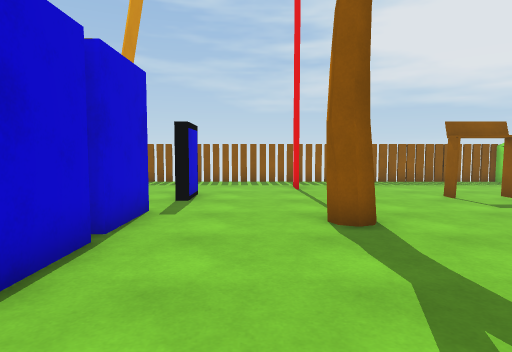
[1] (above)

16 first-person views from a walk through a 3-D level made in the Unity game engine. The camera is 1.3 m above the floor, tilts 4° down and sees 75° across. The floor is counted in squares, 1 m on a side. Each view is taken from the middle of a square. On the plan, view 1 faces up. The plan holds only what a view shows up to about 14 squares ahead; the rest is blank. Surface patterns are stand-ins for the level's own textures.

[2]
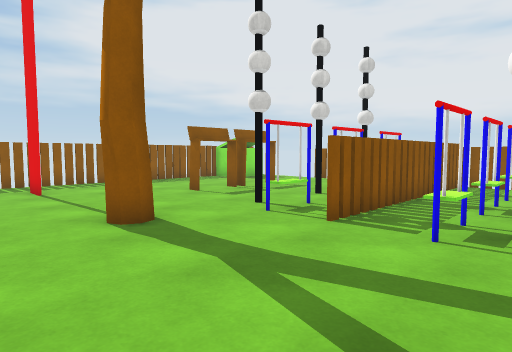

[3]
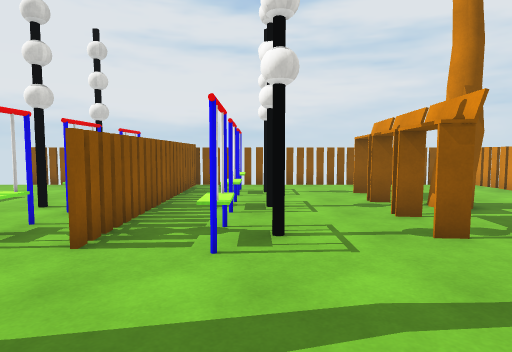

[4]
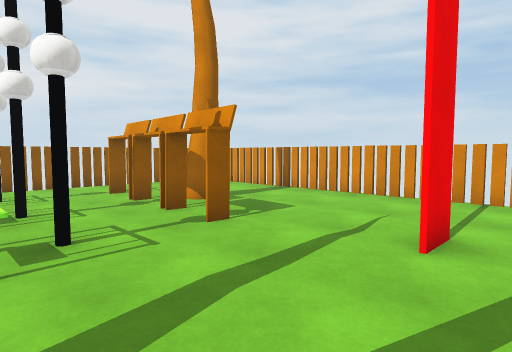

[5]
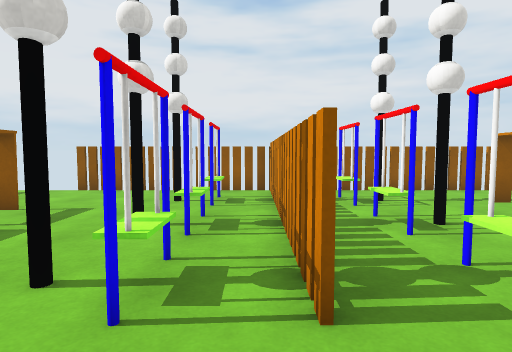

[6]
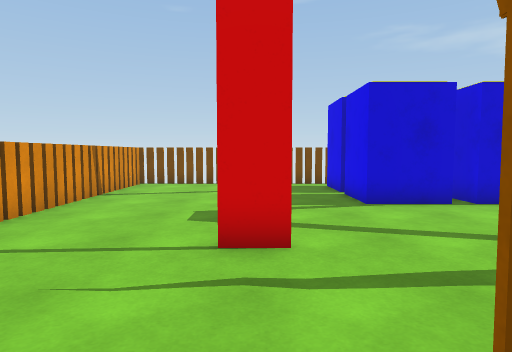

[7]
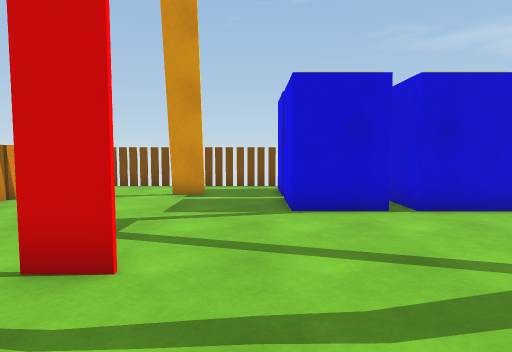

[8]
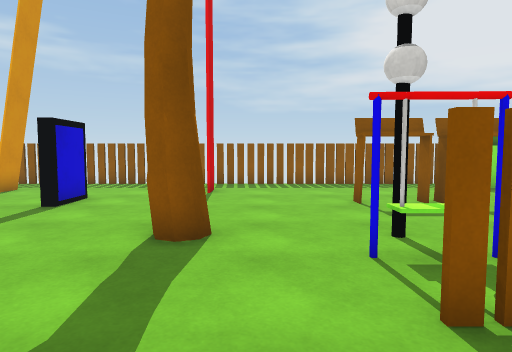

[9]
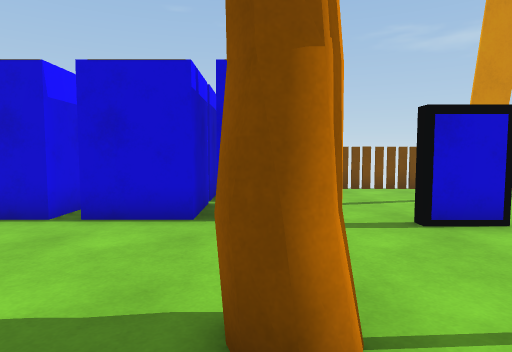

[10]
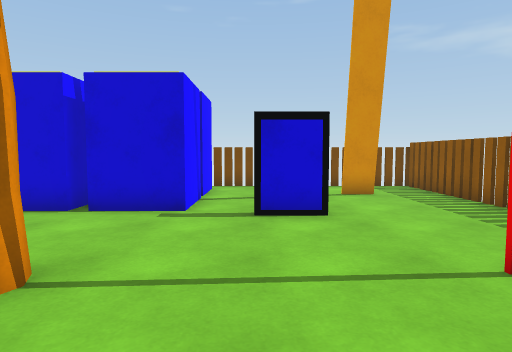

[11]
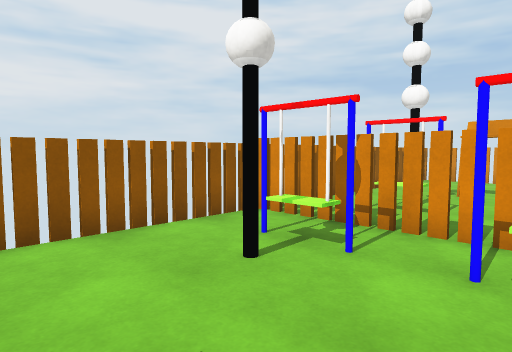

[12]
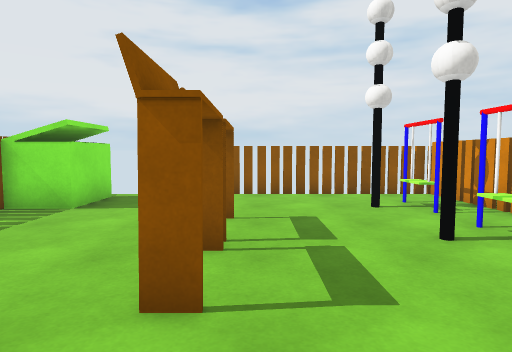

[13]
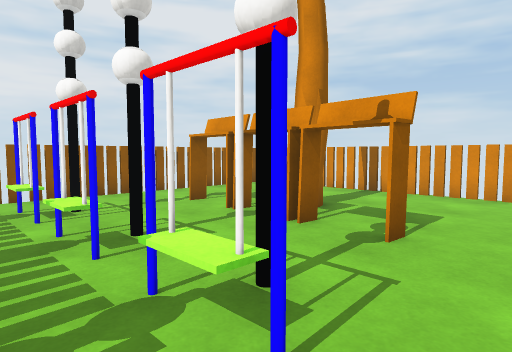

[14]
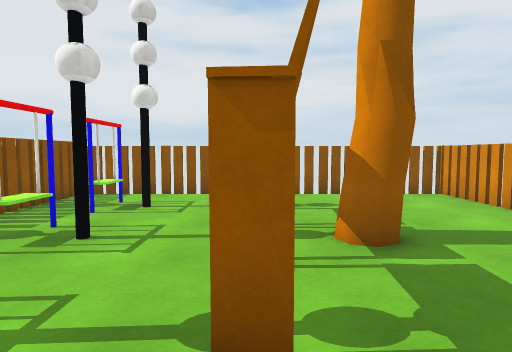

[15]
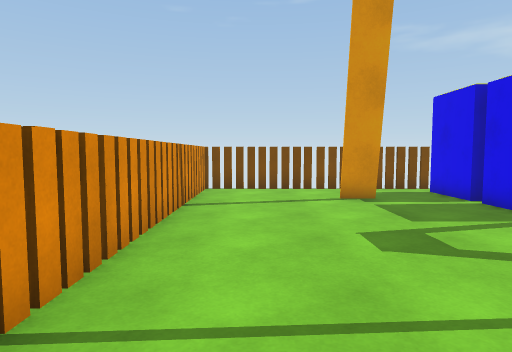

[16]
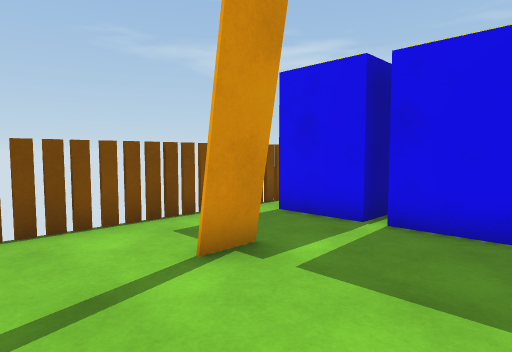

### Floor plan
Points are (right, up) in squares from view 1. A wall is a line through its corners. A room is listed if a view was taken in it or the views show most of it. See-through windows are left out.
Room 1 (views 1, 2, 3, 4, 5, 6, 7, 8, 9, 10, 11, 12, 13, 14, 15, 16)
walls: (4.4, 3.5) (13.6, 3.5); (1.5, -2.5) (1.5, -3.6); (1.4, -3.6) (1.4, -2.5); (5.7, 9.4) (5.7, 10); (7.4, 9.4) (7.4, 10); (7.9, 9.4) (7.9, 10); (1.4, 11.6) (1.4, 12.9); (-1.8, 10.5) (-1.8, 9) (-2.2, 9); (9.5, 9.4) (9.5, 9.9); (-5.2, -2.5) (-5.2, -3.6); (1.5, 12.8) (1.5, 11.8); (13.6, 3.4) (4.4, 3.4); (13.5, 1.1) (13.5, 6.9); (3.9, -7.8) (5, -7.8); (13.5, -0.1) (13.5, 1); (5.1, -7.8) (7.5, -7.8); (-7.9, 0.9) (-7.9, -1.8); (13.5, 7) (13.6, 9.4); (7.6, -7.8) (8.8, -7.8); (-7.9, -1.9) (-8, -7.8) (-5.4, -7.8); (8.9, -7.8) (11.2, -7.8); (-7.9, 8.9) (-7.9, 7.4); (13.6, 9.5) (13.6, 10.3); (-1.6, 14.9) (-5.2, 14.9); (-5.2, 12.8) (-5.2, 11.6); (-7.9, 10.1) (-7.9, 9); (13.5, -5.1) (13.5, -0.2); (10.7, 14.1) (10.7, 14.9) (0.6, 14.9); (-5.2, -7.8) (3.8, -7.8); (11.4, -7.8) (12.5, -7.8); (-7.9, 12.2) (-7.9, 10.2); (13.5, -6.7) (13.5, -5.2); (12.6, -7.8) (13.5, -7.8) (13.5, -6.9); (-5.4, 14.9) (-7.8, 14.9) (-7.9, 12.4)
low walls: (8.5, 1.4) (7.4, 1.4)
ways out: gap at (-8, -5.5); gap at (-8, -2); gap at (-8, 10.5); gap at (-8, 14); gap at (-6.5, -8); gap at (-6.5, 15); gap at (-2, -8); gap at (-2, 15); gap at (2, 15); gap at (4, -8); gap at (8, 1); gap at (8.5, -8); gap at (11, 3); gap at (12.5, -8); gap at (14, -5.5); gap at (14, -0.5); gap at (14, 5.5); gap at (14, 9.5)
objects: blue block (-7, 0) to (-5, 1); blue block (-7, 7) to (-5, 7); other object (-6, 1); blue block (-5, 3); other object (-4, 0) to (-3, 2); other object (-4, 3) to (-3, 4); tree (1, 6) to (2, 7); blue cylinder (4, 2); blue cylinder (4, 5); other object (5, -2); other object (5, 2); other object (5, 5); blue cylinder (6, 2); other object (6, 4); red cylinder (6, 5); blue cylinder (6, 6); other object (7, -2); blue cylinder (7, 2); blue cylinder (7, 5); tree (8, -4) to (8, -3); other object (8, 2); other object (8, 5); other object (9, -2); blue cylinder (9, 2); blue cylinder (9, 5); blue cylinder (10, 2); blue cylinder (10, 5); other object (11, -2); other object (11, 2); other object (11, 5); blue cylinder (12, 2); blue cylinder (12, 5); green block (12, 13); other object (13, 13)

Positions as (right, up) in squares from view 1, and headings:
1: (0, 0), facing up
2: (-1, 0), facing up-right
3: (0, 1), facing right
4: (0, 2), facing down-right
5: (2, 4), facing right
6: (6, -3), facing left
7: (5, -1), facing left
8: (3, 1), facing up
9: (4, 6), facing left
10: (5, 9), facing left
11: (8, 9), facing down-right
12: (3, 9), facing right
13: (3, 3), facing down-right
14: (3, -2), facing right
15: (4, -6), facing left
16: (-2, -6), facing up-left
